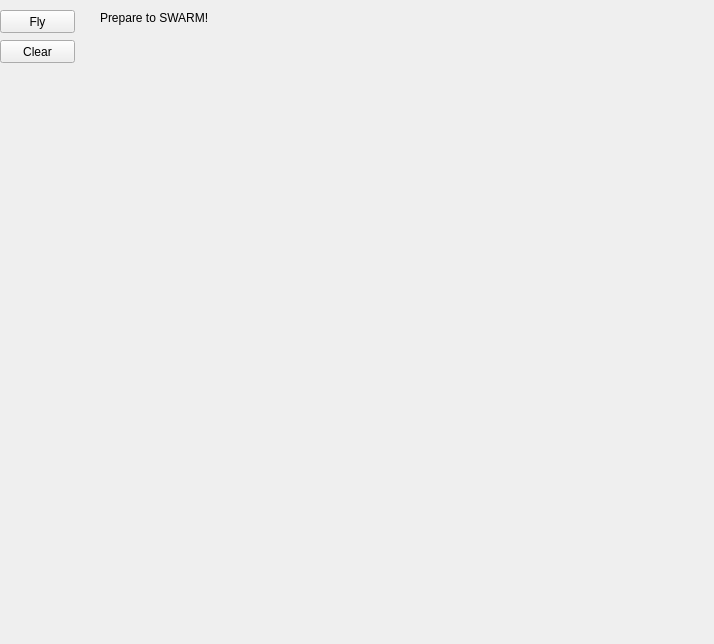
<?xml version="1.0" encoding="UTF-8"?>
<ui version="4.0">
 <class>Widget</class>
 <widget class="QWidget" name="Widget">
  <property name="geometry">
   <rect>
    <x>0</x>
    <y>0</y>
    <width>714</width>
    <height>644</height>
   </rect>
  </property>
  <property name="windowTitle">
   <string>Widget</string>
  </property>
  <widget class="QPushButton" name="Fly_Button">
   <property name="geometry">
    <rect>
     <x>0</x>
     <y>10</y>
     <width>75</width>
     <height>23</height>
    </rect>
   </property>
   <property name="text">
    <string>Fly</string>
   </property>
  </widget>
  <widget class="QLabel" name="bestVal">
   <property name="geometry">
    <rect>
     <x>100</x>
     <y>10</y>
     <width>271</width>
     <height>16</height>
    </rect>
   </property>
   <property name="text">
    <string>Prepare to SWARM!</string>
   </property>
  </widget>
  <widget class="QPushButton" name="Clear_Button">
   <property name="geometry">
    <rect>
     <x>0</x>
     <y>40</y>
     <width>75</width>
     <height>23</height>
    </rect>
   </property>
   <property name="text">
    <string>Clear</string>
   </property>
  </widget>
 </widget>
 <layoutdefault spacing="6" margin="11"/>
 <resources/>
 <connections>
  <connection>
   <sender>Fly_Button</sender>
   <signal>clicked()</signal>
   <receiver>Widget</receiver>
   <slot>update()</slot>
   <hints>
    <hint type="sourcelabel">
     <x>37</x>
     <y>21</y>
    </hint>
    <hint type="destinationlabel">
     <x>199</x>
     <y>149</y>
    </hint>
   </hints>
  </connection>
  <connection>
   <sender>Clear_Button</sender>
   <signal>clicked()</signal>
   <receiver>Widget</receiver>
   <slot>update()</slot>
   <hints>
    <hint type="sourcelabel">
     <x>37</x>
     <y>71</y>
    </hint>
    <hint type="destinationlabel">
     <x>199</x>
     <y>149</y>
    </hint>
   </hints>
  </connection>
 </connections>
</ui>
